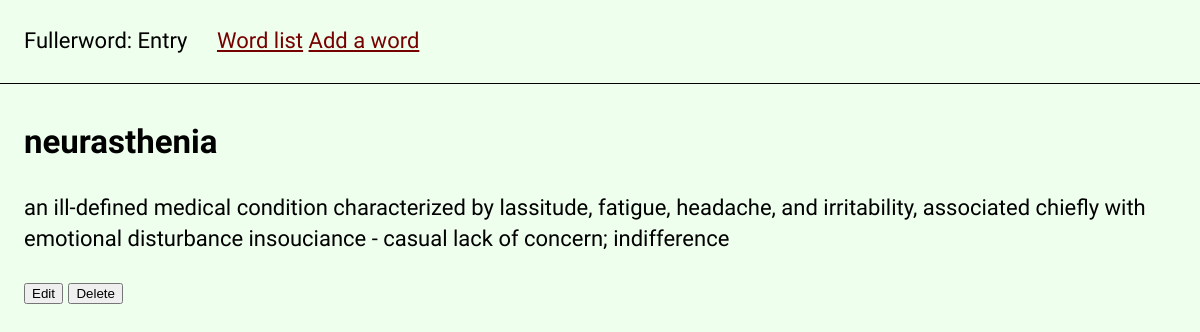
The page /5 on the database its author committed.
### dictionary/models.py (models this page shows, shortened)
class Entry(models.Model):
    word = models.CharField(max_length=120)
    definition = models.TextField(max_length=1500)
    source = models.TextField(max_length=5000)
    favorite = models.BooleanField(default=False)
    private = models.BooleanField(default=False)
    tags = models.ManyToManyField(Tag)

### dictionary/views.py (the view)
# urls.py: path('<int:id>', views.entry, name='entry'),
def entry(request, id):
    print('> Entry')
    entry = Entry.objects.get(id=id)
    return render(request, 'dictionary/entry.html', {"entry": entry})

### templates/dictionary/entry.html (shortened to what this page needs)
{% extends 'dictionary/base.html' %}
{% block title %}Entry{% endblock %}
{% block content %}
<h2>{{ entry.word }}</h2>
<p>{{ entry.definition }}</p>
<p>
  <form method="post" action="/edit/{{entry.id}}">
    <button type="submit" name="edit" value="edit">Edit</button>
    <button type="submit" name="delete" value="delete">Delete</button>
  </form>
</p>
{% endblock %}

### templates/dictionary/base.html (style rules this page uses)
html { font-size: 22px; line-height: 1.4; font-family: 'Halant', Georgia; }
body { margin: 0; padding: 0; background: #efe; }

### rows shown on the page
Entry: word "neurasthenia", definition "an ill-defined medical condition characterized by lassitude, fatigue, headache, and irritability, associated chiefly with emotional disturbance insouciance - casual lack of concern; indifference"
